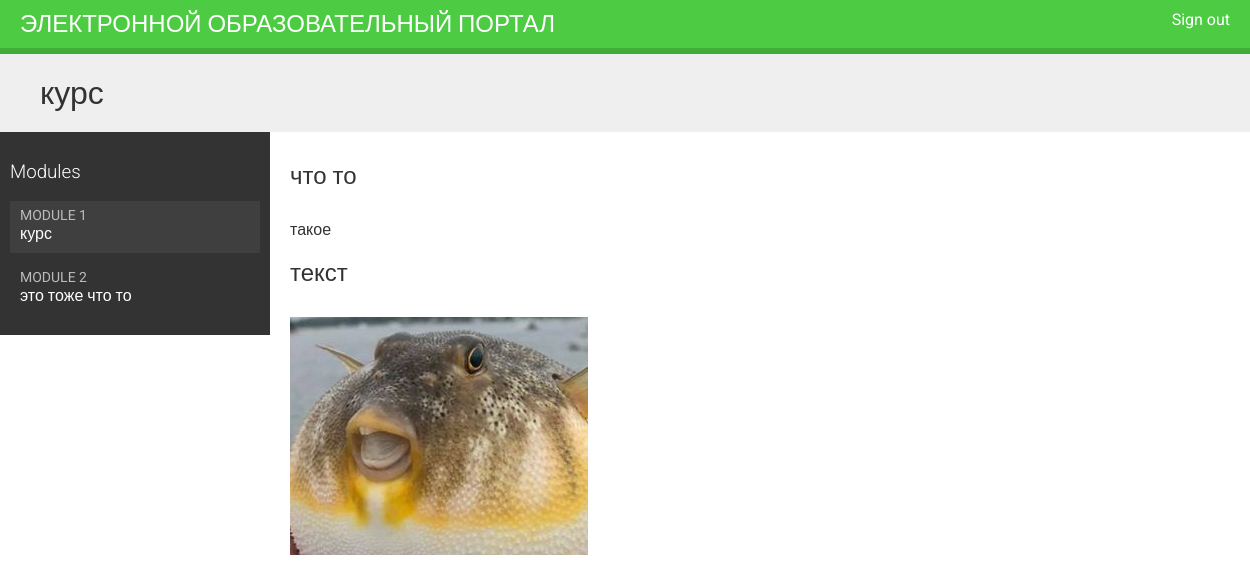
Screenshot of /students/course/2/ (signed in) with the database file from the repository.
### courses/models.py (models this page shows, shortened)
class Module(models.Model):
    course = models.ForeignKey(Course, related_name = 'modules', on_delete = models.CASCADE)
    title = models.CharField(max_length=200)
    description = models.TextField(blank=True)
    order = OrderField(blank=True, for_fields=['course'])
    def __str__(self):
        return f'{self.order}.{self.title}'
    class Meta:
        ordering = ['order']

class Content(models.Model):
    module=models.ForeignKey(
        Module,
        related_name='contents',
        on_delete=models.CASCADE
    )
    content_type = models.ForeignKey(
        ContentType,
        on_delete = models.CASCADE,
        limit_choices_to = {
            'model__in': ('text', 'video', 'image', 'file')
        }
    )
    object_id = models.PositiveIntegerField()
    item=GenericForeignKey('content_type', 'object_id')
    order = OrderField(blank=True, for_fields=['module'])
    class Meta:
        ordering = ['order']

class ItemBase(models.Model):
    owner = models.ForeignKey(
        User,
        related_name='%(class)s_related',
        on_delete=models.CASCADE
    )
    title=models.CharField(max_length=200)
    created=models.DateTimeField(auto_now_add=True)
    updated=models.DateTimeField(auto_now=True)
    class Meta:
        abstract=True
    def render(self):
        return render_to_string(
            f'courses/content/{self._meta.model_name}.html',
            {'item': self}
        )

class Text(ItemBase):
    content=models.TextField()

class Image(ItemBase):
    file=models.FileField(upload_to='images')

### students/views.py (the view)
# urls.py: path('course/<pk>/', views.StudentCourseDetailView.as_view(), name='student_course_detail'),
class StudentCourseDetailView(DetailView):
    model = Course
    template_name = 'students/course/detail.html'
    def get_queryset(self):
        qs = super().get_queryset()
        return qs.filter(students__in=[self.request.user])
    def get_context_data(self, **kwargs):
        context = super().get_context_data(**kwargs)
        course = self.get_object()
        if 'module_id' in self.kwargs:
            context['module'] = course.modules.get(id=self.kwargs['module_id'])
        elif course.modules.exists():
            context['module'] = course.modules.all()[0]
        else:
            context['module'] = None
        return context

### students/templates/students/course/detail.html (shortened to what this page needs)
{% extends "base.html" %}
{% load cache %}
{% block content %}
  <h1>{{ module.title }}</h1>
  <div class="contents">
    <h3>Modules</h3>
    <ul id="modules">
      {% for m in object.modules.all %}
        <li data-id="{{ m.id }}" {% if m == module %}class="selected"{% endif %}>
          <a href="{% url 'student_course_detail_module' object.id m.id %}">
            <span>
              Module <span class="order">{{ m.order|add:1 }}</span>
            </span>
            <br>
            {{ m.title }}
          </a>
        </li>
      {% empty %}
        <li>No modules yet.</li>
      {% endfor %}
    </ul>
  </div>
  <div class="module">
    {% if module %}
      {% cache 600 module_contents module %}
        {% for content in module.contents.all %}
          {% with item=content.item %}
            <h2>{{ item.title }}</h2>
            {{ item.render }}
          {% endwith %}
        {% endfor %}
      {% endcache %}
    {% else %}
      <p>В этом курсе пока нет модулей.</p>
    {% endif %}
  </div>
{% endblock %}

### courses/templates/base.html (shortened to what this page needs)
{% load static %}
<!DOCTYPE html>
<html>
<head>
    <link href="{% static 'css/base.css' %}" rel="stylesheet">
</head>
<body>
<div id="header">
    <a href="/" class="logo">Электронной образовательный портал</a>
    <ul class="menu">
        {% if request.user.is_authenticated %}
        <li><a href="{% url 'logout' %}">Sign out</a> </li>
        {% else %}
        <li><a href="{% url 'login' %}">Sign in</a> </li>
        {% endif %}
    </ul>
</div>
<div id="content">
    {% block content %}
    {% endblock %}
</div>
</body>
</html>

### courses/templates/courses/content/text.html
{{ item.content|linebreaks }}

### courses/templates/courses/content/image.html
<p>
  <img src="{{ item.file.url }}" alt="{{ item.title }}" style="max-width:100%;">
</p>

### courses/static/css/base.css (style rules this page uses)
body { margin:0; font-family:'Roboto', sans-serif; font-weight:400; color:#333; }
a { color:#3fad37; text-decoration:none; }
ul { float:left; }
h1, h2, h3, h4, h5, h6 { font-family:'Roboto', sans-serif; font-weight:300; }
h1 { background:#efefef; width:100%; overflow:auto; padding:20px 0 20px 40px; margin:0; }
.module { padding:10px 20px; float:left; width:600px; }
.module p { margin:10px 0 20px; width:100%; float:left; }
#header { background:#4dcc43; overflow:auto; padding:10px 20px; border-bottom:6px solid #3fad37; }
#header .logo { text-decoration:none; font-family:'Roboto', sans-serif; font-weight:300; text-transform:uppercase; font-size:24px; color:#fff; float:left; }
#header a { color:#fff; }
#header .menu { list-style:none; float:right; margin:0; padding:0; }
.contents { width:20%; padding:10px; float:left; background:#333; color: #fff; font-family:'Roboto', sans-serif; }
.contents ul { list-style:none; margin:0; padding:0; width:100%; }
.contents ul li { margin:0 0 10px 0; padding:4px 10px 10px; overflow:auto; cursor:move; }
.contents ul li.selected { background:#3f3f3f; }
.contents ul span { text-transform:uppercase; color:#bbb; font-size:14px; }
.contents ul a { display:block; color:#fff; text-decoration:none; }

### rows the page displays
Module: title "курс", order|add "1"
Module: order|add "2", title "это тоже что то"
Content: item "что то", item.content "такое"
Content: item "текст", item.file (picture)
